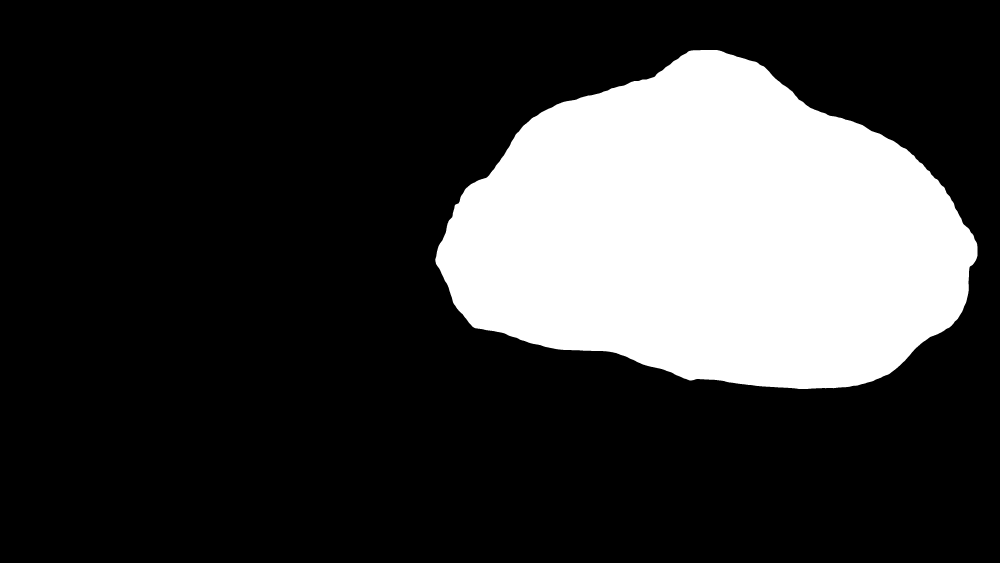
#> input picture results/phaseB_mask_review_20261120_01/corrected_review/puri_mask.png, 4000 x 2252 px, given in place of chole_puri.jpg, which was not available (shown at 1/4 size)
$ python report_controlled_diffusion.py
#> lines starting #> are read from the running program, lines starting #| are printed output that depends on the picture; after the words box and inside, x2 and y2 are one past the last pixel; in counts of white or black regions, pixels touching at a corner belong together
from pathlib import Path
import json, hashlib
import numpy as np
from PIL import Image, ImageDraw, ImageFilter
p=Path('results/phaseB_mask_review_20261120_01/controlled_diffusion'); src=Image.open('data/chole_puri.jpg').convert('RGB'); mask=Image.open(p.parent/'corrected_review/puri_mask.png'); m=np.asarray(mask)>0; a=np.asarray(src)
#> after `src = Image.open('data/chole_puri.jpg').convert('RGB')`: src: PIL image 4000x2252 RGB; 22.8% white; 1 white region, box (x1, y1, x2, y2) and area: (1741, 200, 3910, 1556) 2058212
#> further down, mask is the input picture: PIL image 4000x2252 L; 22.8% white; 1 white region, box (x1, y1, x2, y2) and area: (1741, 200, 3910, 1556) 2058212
outer=(np.asarray(mask.filter(ImageFilter.MaxFilter(5)))>0)&~m
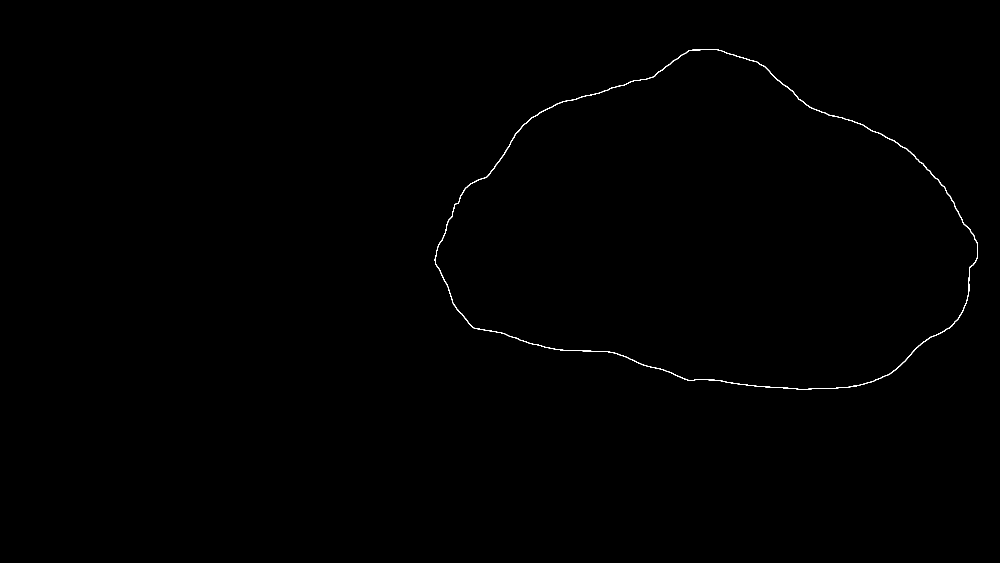
#> outer: shape (2252, 4000) bool (shown at 1/4 size); 0.16% white in thin lines or dots, all inside (x1, y1, x2, y2) = (1739, 198, 3912, 1558)
inner=m&~(np.asarray(mask.filter(ImageFilter.MinFilter(5)))>0)
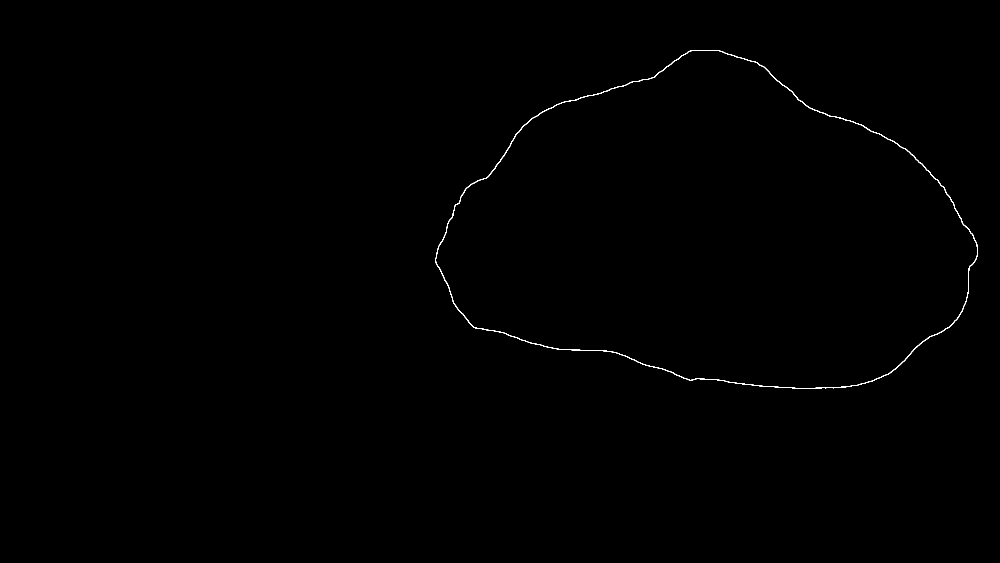
#> inner: shape (2252, 4000) bool (shown at 1/4 size); 0.16% white in thin lines or dots, all inside (x1, y1, x2, y2) = (1741, 200, 3910, 1556)
over=a.copy(); over[m]=(over[m]*0.5+np.array([255,0,0])*0.5).astype('uint8')
#> after `over[m] = (over[m] * 0.5 + np.array([255, 0, 0]) * 0.5).astype('uint8'`:
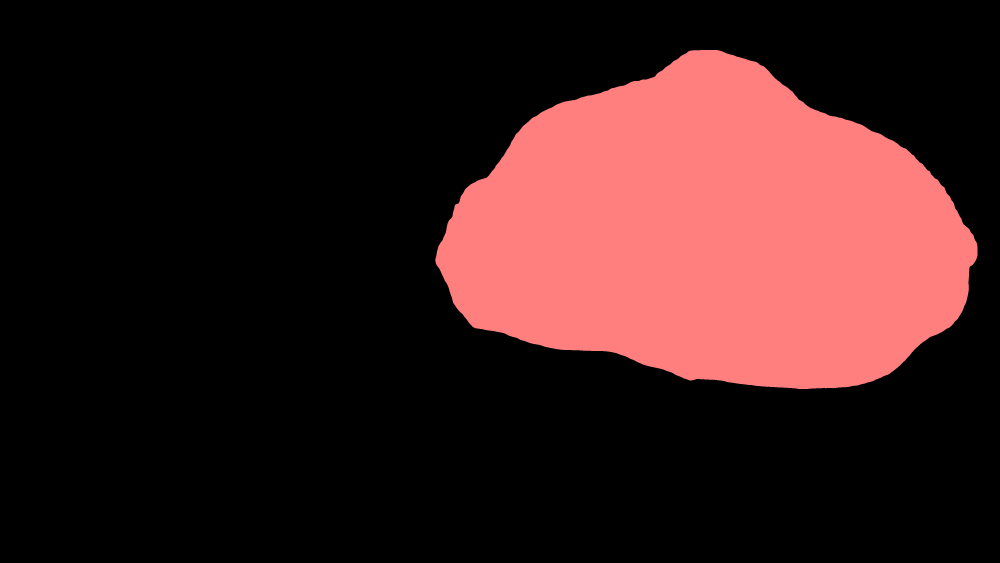
#> over: shape (2252, 4000, 3) (shown at 1/4 size); mean R, G, B 58.3, 29, 29
items=[('Original',src),('Approved puri mask',Image.fromarray(over))]; rows=[]
for n in ['A','B','C','historical_A']:
 f=(p.parent/'approved_puri_experiments/run_A/inpainting.json') if n=='historical_A' else p/f'run_{n}/inpainting.json'
 if not f.exists(): continue
 r=json.loads(f.read_text()); entry={'run':n,'status':r['status'],'prompt':r['request']['prompt'],'settings':r['settings'],'runtime':r['timing'],'VRAM':r['memory'],'visual_assessment':'PENDING_USER_REVIEW','cultural_assessment':'PENDING_USER_REVIEW'}
 if r['status']=='COMPLETED':
  im=Image.open(f.parent/'final.png').convert('RGB'); diff=np.any(np.asarray(im)!=a,axis=2)
  entry.update(changed_protected_pixels=int(diff[~m].sum()),changed_outer_boundary_pixels=int(diff[outer].sum()),changed_inner_boundary_pixels=int(diff[inner].sum()),output_sha256=hashlib.sha256((f.parent/'final.png').read_bytes()).hexdigest(),technical_validation='PASS' if not diff[~m].any() else 'FAIL')
  items.append((f'{n}: '+entry['technical_validation'],im)); items.append((f'{n}: edited object crop',im.crop(mask.getbbox()))); items.append((f'{n}: boundary close-up',im.crop((1700,700,2100,1100))))
 rows.append(entry)
w=1200; cellw=400; cellh=310; sheet=Image.new('RGB',(w,cellh*((len(items)+2)//3)),'white'); d=ImageDraw.Draw(sheet)
#> after `sheet = Image.new('RGB', (w, cellh * ((len(items) + 2) // 3)), 'white'`: sheet: PIL image 1200x310 RGB; every value is 255
for i,(label,im) in enumerate(items):
 x=(i%3)*cellw;y=(i//3)*cellh; im=im.copy();im.thumbnail((390,275));sheet.paste(im,(x,y+30));d.text((x+5,y+8),label,fill='black')
#> this loop made 2 passes
#> (label, x, y) on passes 1 to 2: ('Original', 0, 0), ('Approved puri mask', 400, 0)
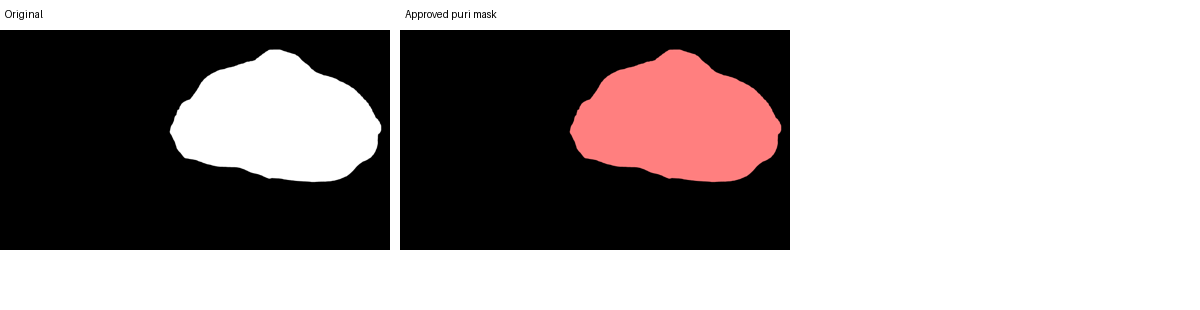
#> sheet: PIL image 1200x310 RGB; mean R, G, B 164, 157.3, 157.3
sheet.save(p/'comparison_sheet.png')
(p/'technical_validation.json').write_text(json.dumps(rows,indent=2))
text=['# Controlled SD 1.5 experiments','Research only. All generated-image visual and cultural assessments: PENDING_USER_REVIEW.','A: baseline. B: only steps changed from 20 to 30. C: only object-level prompt changed. Fixed seed 42, guidance 7.5, strength 0.9, 512-square padded processing crop; final 4000 x 2252. Exact prompts, scheduler settings, runtime, VRAM, boundary counts and output hashes are in technical_validation.json and each run/inpainting.json.','Approval and source/mask hashes: approval_record.json. No mask expansion.','The historical A is excluded from this controlled set because its corrected mask was labeled as a SAM candidate. New runs use the refined-mask route.','Execution issue: the relocated virtualenv launcher pointed to a missing old path. Used the bundled Python interpreter with the existing environment packages.']
for r in rows: text.append(f"Run {r['run']}: {r['status']}; validation {r.get('technical_validation','N/A')}; protected changed {r.get('changed_protected_pixels','N/A')}; runtime {r['runtime']}; VRAM {r['VRAM']}")
text+=['New A/B/C failed before inference: pinned SD1.5 model absent from cache. Online retrieval also failed with Windows socket permission error 10013. No new generated candidates. Historical A is shown separately and independently pixel-validated; it is not a newly generated candidate. Restore the pinned model cache before repeating A/B/C.','D not performed: curry replacement target is unspecified; clarification requested. Separate curry results must precede combined editing.','Model limitations: processing downsamples a large source crop to 512 square; exact protected pixels are enforced by final compositing and do not establish natural boundaries, recognizable tempura or cultural correctness. One seed cannot establish robustness.','Recommended next experiment: after human inspection, specify the curry target and run curry-only before comparing sequential and combined-mask edits at fixed settings.','![Comparison](comparison_sheet.png)']
(p/'report.md').write_text('\n\n'.join(text))
print(json.dumps(rows,indent=2))
